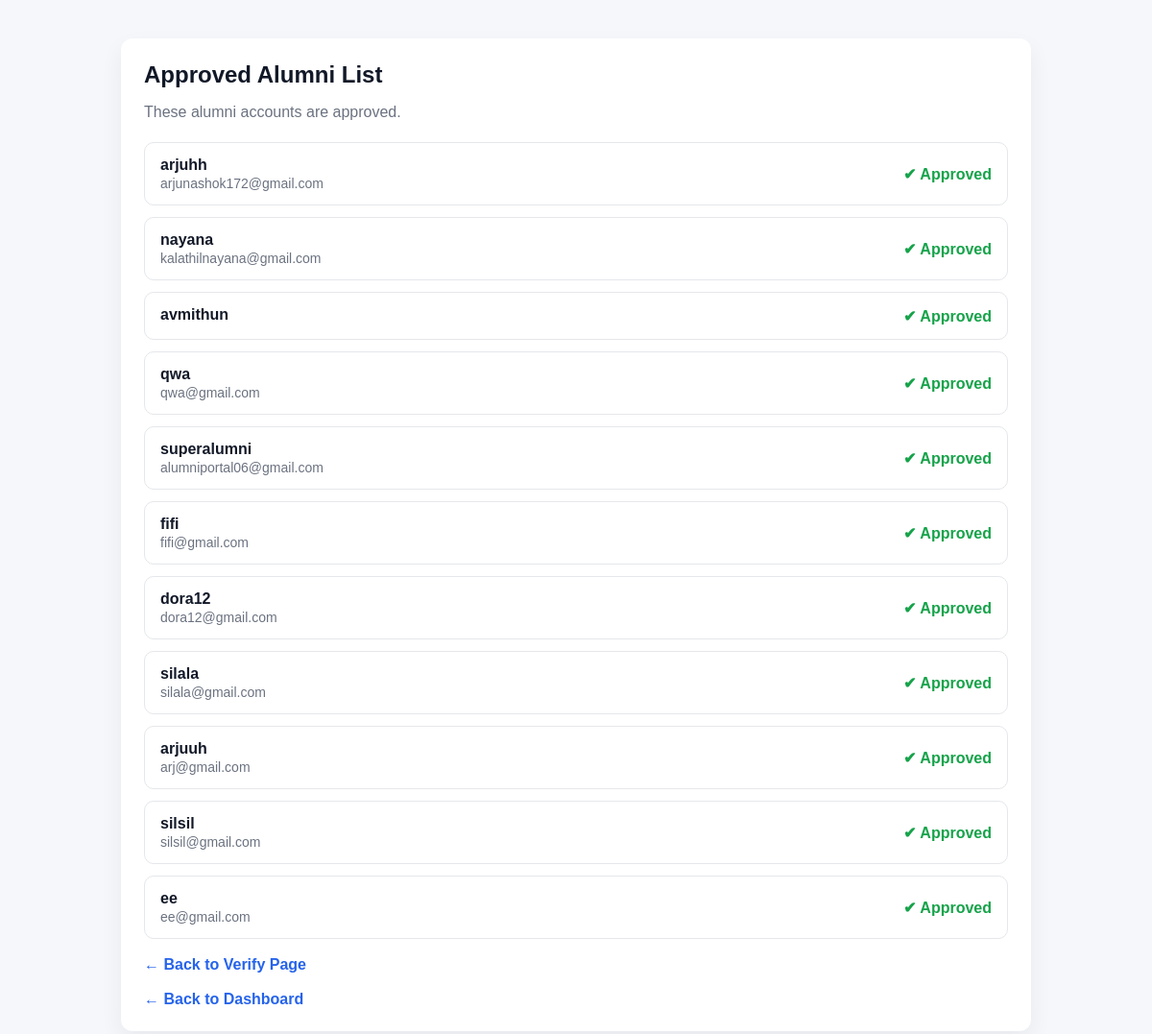
Page /teacher/approved-alumni/ on the earlier database version.
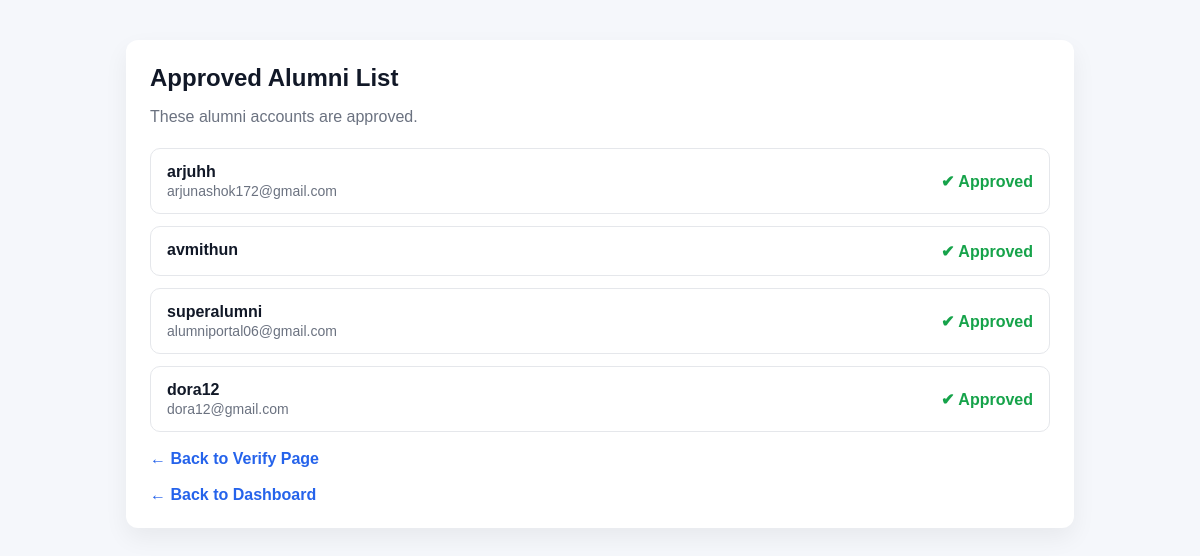
Same page on the later database version.
### admin_module/models.py (models this page shows, shortened)
class SystemMetadata(models.Model):
    STATUS_CHOICES = [
        ('PENDING', 'Pending'),
        ('APPROVED', 'Approved'),
        ('REJECTED', 'Rejected'),
    ]
    user = models.OneToOneField(User, on_delete=models.CASCADE)
    created_at = models.DateTimeField(default=timezone.now)
    updated_at = models.DateTimeField(auto_now=True)
    status = models.CharField(
        max_length=10,
        choices=STATUS_CHOICES,
        default='PENDING'
    )
    profile_completion = models.IntegerField(default=0)

### teacher_module/views.py (the view)
# urls.py: path('approved-alumni/', views.approved_alumni, name='approved_alumni'),
def approved_alumni(request):
    approved =SystemMetadata.objects.filter(status="APPROVED")
    return render(request, "teacher/approved_alumni.html", {"approved": approved})

### templates/teacher/approved_alumni.html (shortened to what this page needs)
<!DOCTYPE html>
<html lang="en">
<head>
</head>
<body>
    <div class="container">
        <h2>Approved Alumni List</h2>
        <div class="sub">These alumni accounts are approved.</div>
        <div class="list">
            {% for m in approved %}
                <div class="row">
                    <div class="info">
                        <div class="name">{{ m.user.username }}</div>
                        <div class="email">{{ m.user.email }}</div>
                    </div>
                    <div class="status">✔ Approved</div>
                </div>
            {% empty %}
                <div class="empty">No approved alumni yet.</div>
            {% endfor %}
        </div>
        <a class="back" href="{% url 'verify_alumni' %}">← Back to Verify Page</a>
        <br>
        <a class="back" href="{% url 'teacher_dashboard' %}">← Back to Dashboard</a>
    </div>
</body>
</html>

Differences in the rows shown:
removed SystemMetadata: user.username "nayana", user.email "kalathilnayana@gmail.com"
removed SystemMetadata: user.username "qwa", user.email "qwa@gmail.com"
removed SystemMetadata: user.username "fifi", user.email "fifi@gmail.com"
removed SystemMetadata: user.username "silala", user.email "silala@gmail.com"
removed SystemMetadata: user.username "arjuuh", user.email "arj@gmail.com"
removed SystemMetadata: user.username "silsil", user.email "silsil@gmail.com"
removed SystemMetadata: user.username "ee", user.email "ee@gmail.com"
